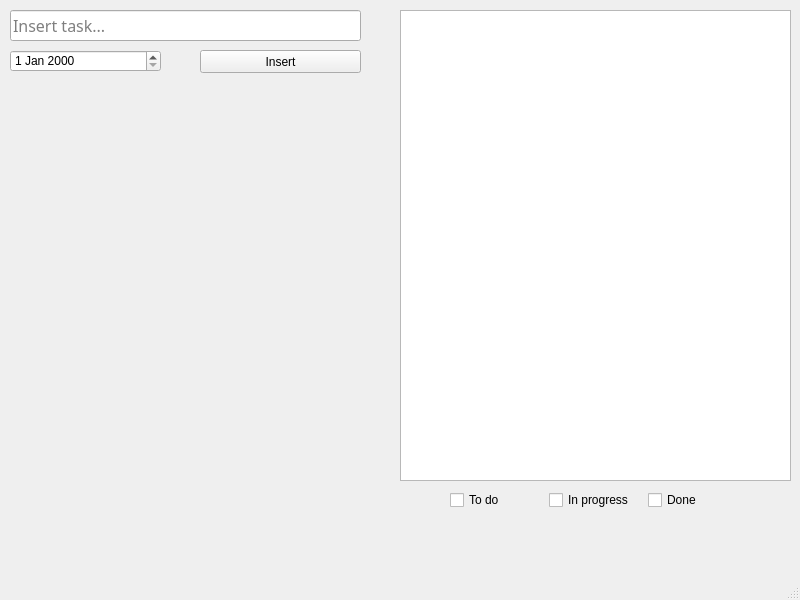
<?xml version="1.0" encoding="UTF-8"?>
<ui version="4.0">
 <class>MainWindow</class>
 <widget class="QMainWindow" name="MainWindow">
  <property name="geometry">
   <rect>
    <x>0</x>
    <y>0</y>
    <width>800</width>
    <height>600</height>
   </rect>
  </property>
  <property name="windowTitle">
   <string>MainWindow</string>
  </property>
  <widget class="QWidget" name="centralwidget">
   <widget class="QPushButton" name="InsertButton">
    <property name="geometry">
     <rect>
      <x>200</x>
      <y>50</y>
      <width>161</width>
      <height>23</height>
     </rect>
    </property>
    <property name="text">
     <string>Insert</string>
    </property>
   </widget>
   <widget class="QListWidget" name="ListTasks">
    <property name="geometry">
     <rect>
      <x>400</x>
      <y>10</y>
      <width>391</width>
      <height>471</height>
     </rect>
    </property>
   </widget>
   <widget class="QLineEdit" name="InsertTask">
    <property name="geometry">
     <rect>
      <x>10</x>
      <y>10</y>
      <width>351</width>
      <height>31</height>
     </rect>
    </property>
    <property name="font">
     <font>
      <family>Calibri Light</family>
      <pointsize>12</pointsize>
     </font>
    </property>
    <property name="placeholderText">
     <string>Insert task...</string>
    </property>
   </widget>
   <widget class="QDateEdit" name="TaskDate">
    <property name="geometry">
     <rect>
      <x>10</x>
      <y>50</y>
      <width>151</width>
      <height>22</height>
     </rect>
    </property>
   </widget>
   <widget class="QWidget" name="">
    <property name="geometry">
     <rect>
      <x>450</x>
      <y>490</y>
      <width>291</width>
      <height>20</height>
     </rect>
    </property>
    <layout class="QHBoxLayout" name="horizontalLayout">
     <item>
      <widget class="QCheckBox" name="ToDoCheckBox">
       <property name="text">
        <string>To do</string>
       </property>
      </widget>
     </item>
     <item>
      <widget class="QCheckBox" name="InProgressCheckBox">
       <property name="text">
        <string>In progress</string>
       </property>
      </widget>
     </item>
     <item>
      <widget class="QCheckBox" name="DoneCheckBox">
       <property name="text">
        <string>Done</string>
       </property>
      </widget>
     </item>
    </layout>
   </widget>
  </widget>
  <widget class="QMenuBar" name="menubar">
   <property name="geometry">
    <rect>
     <x>0</x>
     <y>0</y>
     <width>800</width>
     <height>21</height>
    </rect>
   </property>
  </widget>
  <widget class="QStatusBar" name="statusbar"/>
 </widget>
 <resources/>
 <connections/>
</ui>
